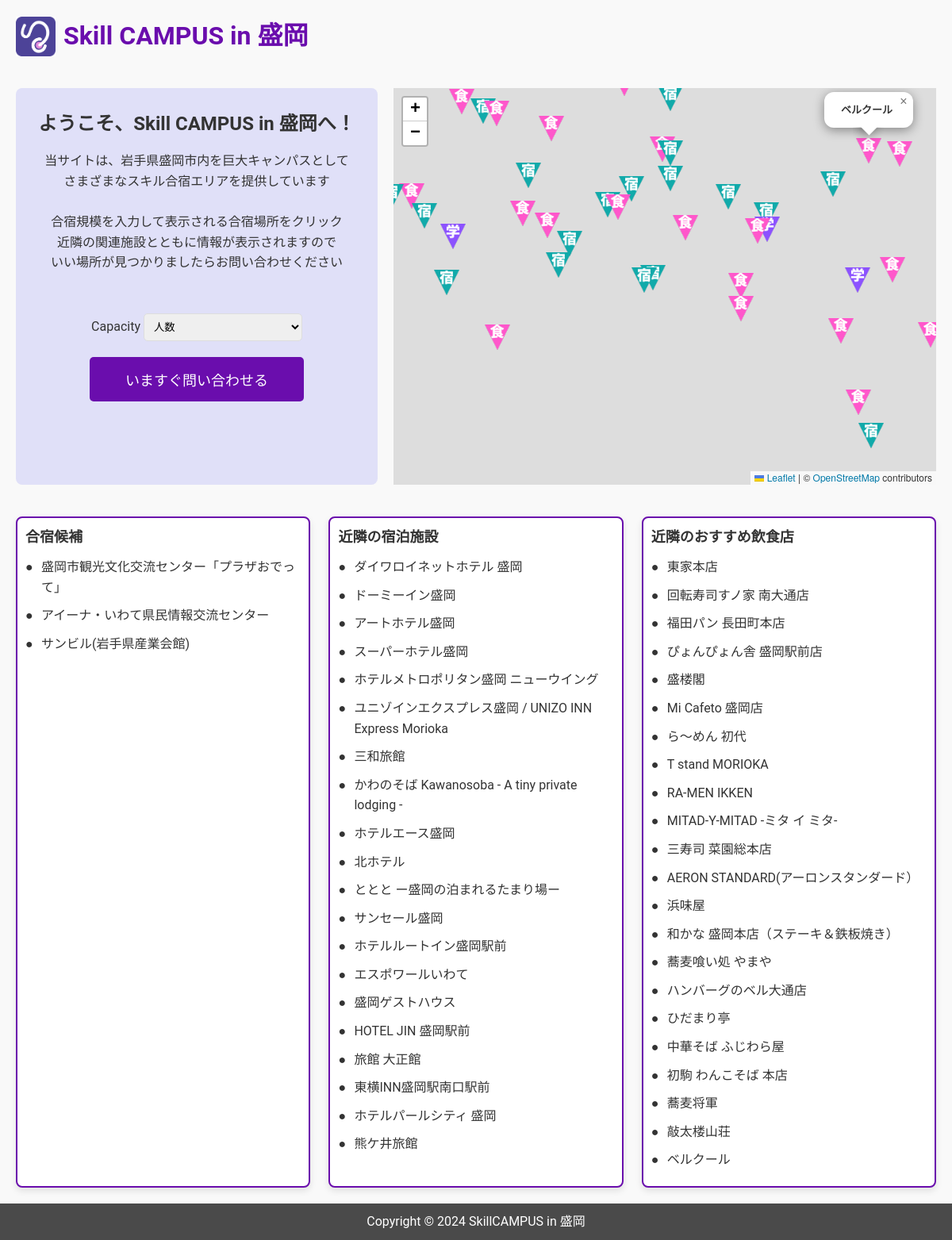
The page / on the database its author committed.
### app.py (models this page shows)
class Map(Model):
    name = CharField()  # マーカーの名前
    lat = DecimalField()  # 緯度
    lng = DecimalField()  # 経度
    url = CharField()  # マーカーの画像URL
    category = CharField()  # カテゴリ (例: school, hotel, food)
    class Meta:
        database = db

### app.py (the view)
@app.route("/")
def index():
    school = Map.select().where(Map.category == "school")
    hotel = Map.select().where(Map.category == "hotel")
    food = Map.select().where(Map.category == "food")
    markers = list(Map.select().dicts())
    return render_template("index.html", school=school, hotel=hotel, food=food, markers=markers)

### templates/index.html (shortened to what this page needs)
<!DOCTYPE html>
<html lang="ja">
<head>
    <link rel="stylesheet" href="{{ url_for('static', filename='css/style.css') }}">
    <link rel="stylesheet" href="https://unpkg.com/leaflet@1.9.3/dist/leaflet.css" />
</head>
<body>
    <div class="container">
        <header class="header">
            <img src="{{ url_for('static', filename='images/icon.png') }}" alt="Logo" class="logo">
            <h1>Skill CAMPUS in 盛岡</h1>
        </header>
        <main class="main-content">
            <section class="info-section" style="text-align:center; width: 250px; height: 500px;">
                <br>
                <h2>ようこそ、Skill CAMPUS in 盛岡へ！</h2>
                <p>当サイトは、岩手県盛岡市内を巨大キャンパスとして</p>
                <p>さまざまなスキル合宿エリアを提供しています</p>
                <br>
                <p>合宿規模を入力して表示される合宿場所をクリック</p>
                <p>近隣の関連施設とともに情報が表示されますので</p>
                <p>いい場所が見つかりましたらお問い合わせください</p>
                <br>
                <br>
                <div class="input-group" style="text-align:center;">
                    <label for="capacity">Capacity</label>
                    <select id="capacity" name="capacity" style="width:200px;">
                        <option value="">人数</option>
                    </select>
                </div>
                <button class="contact-button">いますぐ問い合わせる</button>
            </section>
            <section class="map-section" style="flex-grow: 1;">
                <div id="map" style="height: 100%; width: 100%;"></div>
            </section>
        </main>
        <section class="details-section">
            <div class="facility-info">
                <h3>合宿候補</h3>
                <ul>
                    {% for school in school %}
                    <li> {{ school.name }}</li>
                    {% endfor %}
                </ul>
            </div>
            <div class="facility-info">
                <h3>近隣の宿泊施設</h3>
                <ul>
                    {% for hotel in hotel %}
                    <li> {{ hotel.name }}</li>
                    {% endfor %}
                </ul>
            </div>
            <div class="facility-info">
                <h3>近隣のおすすめ飲食店</h3>
                <ul>
                    {% for food in food %}
                    <li> {{ food.name }}</li>
                    {% endfor %}
                </ul>
            </div>
        </section>
        <footer class="footer">
            Copyright © 2024 SkillCAMPUS in 盛岡
        </footer>
    </div>
</body>
</html>

### static/css/style.css (style rules this page uses)
* { box-sizing: border-box; margin: 0; padding: 0; }
body { font-family: 'Roboto', sans-serif; background-color: #f9f9f9; color: #333; line-height: 1.6; }
.container { display: grid; grid-template-rows: auto 1fr auto; grid-template-columns: 1fr; gap: 0px; height: 100vh; }
.header { display: flex; align-items: center; background-color: #f9f9f9; color: #6a0dad; padding: 20px; }
.header .logo { width: 50px; margin-right: 10px; }
.main-content { display: flex; align-items: stretch; gap: 20px; padding: 20px; }
.info-section { background-color: #e0e0f8; flex-basis: 40%; display: flex; flex-direction: column; border-radius: 8px; }
.info-section h2 { margin-bottom: 15px; }
.input-group { margin-bottom: 20px; }
.input-group select { padding: 8px; width: 100%; border-radius: 5px; border: 1px solid #ddd; }
.map-section { flex-basis: 60%; display: flex; flex-direction: column; }
.details-section { display: flex; justify-content: space-between; padding: 20px; }
.facility-info, .nearby-info { background-color: #ffffff; padding: 10px; border-radius: 8px; width: 32%; margin: 0px; border: 2px solid #6a0dad; box-shadow: 0 4px 8px rgba(0, 0, 0, 0.1); display: inline-block; vertical-align: top; }
.facility-info h3, .nearby-info h3 { margin-bottom: 10px; font-size: 18px; }
.contact-button { background-color: #6a0dad; color: white; padding: 15px 30px; border: none; border-radius: 5px; font-size: 18px; cursor: pointer; transition: background-color 0.3s; width: 270px; text-align: center; margin: 0 auto; }
.footer { background-color: #4a4a4a; color: white; text-align: center; padding: 10px; }
ul { list-style-type: none; padding: 0; margin: 0; }
li { margin-bottom: 10px; padding-left: 20px; position: relative; }
li::before { content: "●"; position: absolute; left: 0; color: #333; }

### rows shown on the page
Map: name "盛岡市観光文化交流センター「プラザおでって」"
Map: name "アイーナ・いわて県民情報交流センター"
Map: name "サンビル(岩手県産業会館)"
Map: name "ダイワロイネットホテル 盛岡"
Map: name "ドーミーイン盛岡"
Map: name "アートホテル盛岡"
Map: name "スーパーホテル盛岡"
Map: name "ホテルメトロポリタン盛岡 ニューウイング"
Map: name "ユニゾインエクスプレス盛岡 / UNIZO INN Express Morioka"
Map: name "三和旅館"
Map: name "かわのそば Kawanosoba - A tiny private lodging -"
Map: name "ホテルエース盛岡"
Map: name "北ホテル"
Map: name "ととと ー盛岡の泊まれるたまり場ー"
Map: name "サンセール盛岡"
Map: name "ホテルルートイン盛岡駅前"
Map: name "エスポワールいわて"
Map: name "盛岡ゲストハウス"
Map: name "HOTEL JIN 盛岡駅前"
Map: name "旅館 大正館"
Map: name "東横INN盛岡駅南口駅前"
Map: name "ホテルパールシティ 盛岡"
Map: name "熊ケ井旅館"
Map: name "東家本店"
Map: name "回転寿司すノ家 南大通店"
Map: name "福田パン 長田町本店"
Map: name "ぴょんぴょん舎 盛岡駅前店"
Map: name "盛楼閣"
Map: name "Mi Cafeto 盛岡店"
Map: name "ら〜めん 初代"
Map: name "T stand MORIOKA"
Map: name "RA-MEN IKKEN"
Map: name "MITAD-Y-MITAD -ミタ イ ミタ-"
Map: name "三寿司 菜園総本店"
Map: name "AERON STANDARD(アーロンスタンダード）"
Map: name "浜味屋"
Map: name "和かな 盛岡本店（ステーキ＆鉄板焼き）"
Map: name "蕎麦喰い処 やまや"
Map: name "ハンバーグのベル大通店"
Map: name "ひだまり亭"
Map: name "中華そば ふじわら屋"
Map: name "初駒 わんこそば 本店"
Map: name "蕎麦将軍"
Map: name "敲太楼山荘"
Map: name "ベルクール"
